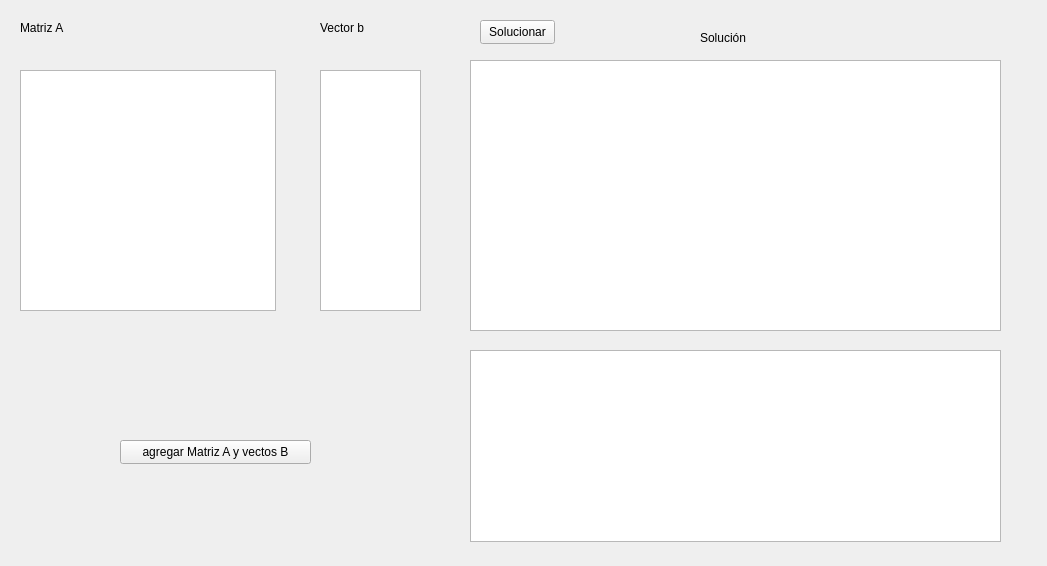
<?xml version="1.0" encoding="UTF-8"?>
<ui version="4.0">
 <class>Simple</class>
 <widget class="QWidget" name="Simple">
  <property name="geometry">
   <rect>
    <x>0</x>
    <y>0</y>
    <width>1047</width>
    <height>566</height>
   </rect>
  </property>
  <property name="windowTitle">
   <string>Form</string>
  </property>
  <widget class="QLabel" name="label">
   <property name="geometry">
    <rect>
     <x>20</x>
     <y>20</y>
     <width>55</width>
     <height>16</height>
    </rect>
   </property>
   <property name="text">
    <string>Matriz A</string>
   </property>
  </widget>
  <widget class="QPushButton" name="solve">
   <property name="geometry">
    <rect>
     <x>480</x>
     <y>20</y>
     <width>75</width>
     <height>24</height>
    </rect>
   </property>
   <property name="text">
    <string>Solucionar</string>
   </property>
  </widget>
  <widget class="QPushButton" name="bt_setAb">
   <property name="geometry">
    <rect>
     <x>120</x>
     <y>440</y>
     <width>191</width>
     <height>24</height>
    </rect>
   </property>
   <property name="text">
    <string>agregar Matriz A y vectos B</string>
   </property>
  </widget>
  <widget class="QTableWidget" name="tabla_A">
   <property name="enabled">
    <bool>true</bool>
   </property>
   <property name="geometry">
    <rect>
     <x>20</x>
     <y>70</y>
     <width>256</width>
     <height>241</height>
    </rect>
   </property>
  </widget>
  <widget class="QTableWidget" name="tabla_b">
   <property name="geometry">
    <rect>
     <x>320</x>
     <y>70</y>
     <width>101</width>
     <height>241</height>
    </rect>
   </property>
  </widget>
  <widget class="QLabel" name="label_3">
   <property name="geometry">
    <rect>
     <x>700</x>
     <y>30</y>
     <width>55</width>
     <height>16</height>
    </rect>
   </property>
   <property name="text">
    <string>Solución</string>
   </property>
  </widget>
  <widget class="QTableWidget" name="table_resolut">
   <property name="geometry">
    <rect>
     <x>470</x>
     <y>350</y>
     <width>531</width>
     <height>192</height>
    </rect>
   </property>
  </widget>
  <widget class="QTableWidget" name="tabla_solve">
   <property name="geometry">
    <rect>
     <x>470</x>
     <y>60</y>
     <width>531</width>
     <height>271</height>
    </rect>
   </property>
  </widget>
  <widget class="QLabel" name="label_2">
   <property name="geometry">
    <rect>
     <x>320</x>
     <y>20</y>
     <width>55</width>
     <height>16</height>
    </rect>
   </property>
   <property name="text">
    <string>Vector b</string>
   </property>
  </widget>
 </widget>
 <resources/>
 <connections/>
</ui>
